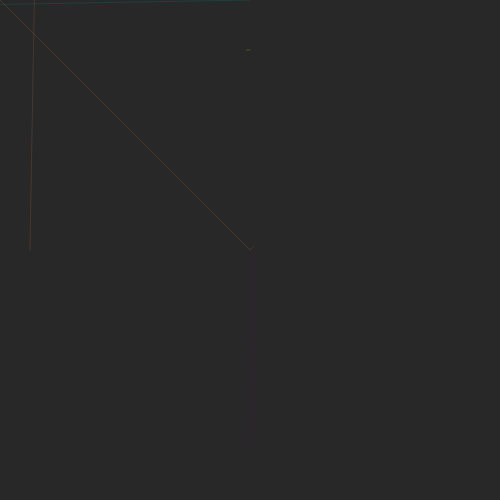
Frame 1 (no input)
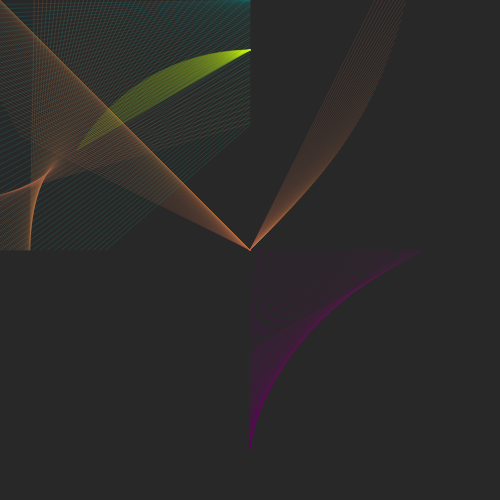
Frame 60 (no input)
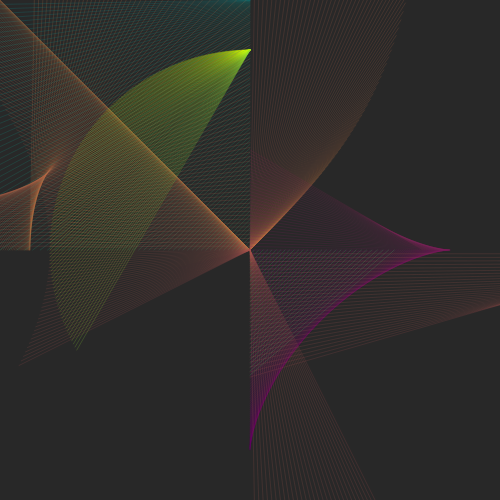
Frame 120 (the mouse pressed at the canvas centre since frame 60)

The p5.js sketch that drew these frames (run headless with seeded random() and noise() and a simulated clock; from frame 60 on, the mouse is pressed at the canvas centre):

// p5.js sketch
// ── sketch.js
function setup() {
  createCanvas(500,500);
  frameRate(36);
  angleMode(DEGREES);   
  background(40);
  strokeWeight(0.2);
  noFill();
}

function draw() {
  
  translate(width/2,height/2);

  stroke(lerpColor(color('#deff00'),color('#009999'),frameCount/360));
  line(sin(frameCount)*-200,cos(frameCount)*-200,0,-200);
     
  stroke(lerpColor(color('#660066'),color('#bf7843'),frameCount/360));
  line(sin(frameCount)*200,0,0,cos(frameCount)*200);

  stroke(lerpColor(color('#bf7843'),color('#660066'),frameCount/360));
  line(sin(frameCount)*200,-tan(frameCount)*200,0,0);
  line(-1/sin(frameCount)*200,-1/tan(frameCount)*200,0,0);
  line(-1/cos(frameCount)*220,0,0,-1/tan(frameCount)*220);
  
  stroke(lerpColor(color('#009999'),color('#deff00'),frameCount/360));
  line(0,-cos(frameCount)*250,1/-tan(frameCount)*250,0);
  
  if(frameCount==360) {
     noLoop()
     }
  
}
